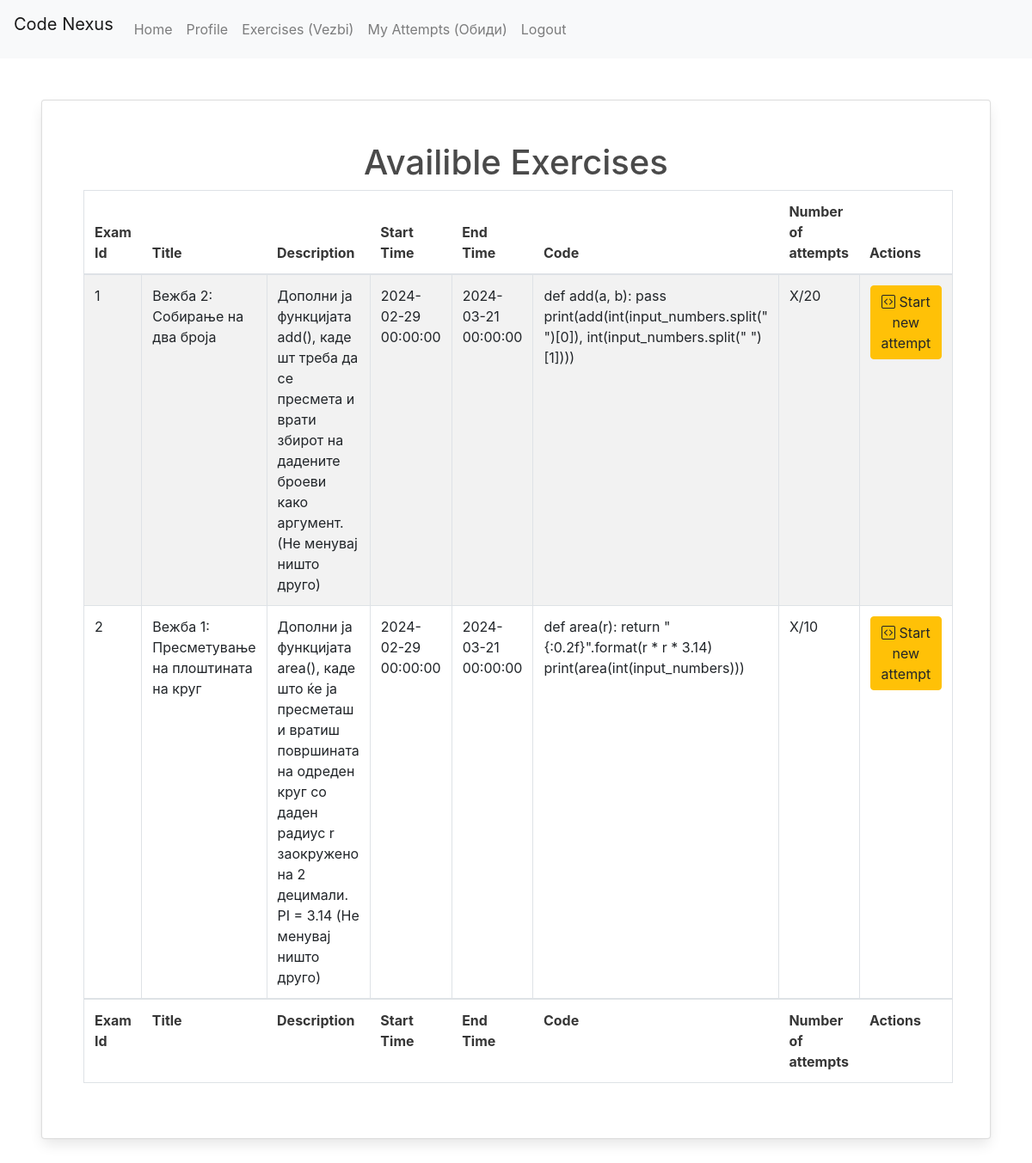
Screenshot of /exercises_api (signed in) with the database file from the repository.
### models.py (models this page shows)
class Exercise(db.Model):
    id = db.Column(db.Integer, primary_key=True)  # primary keys are required by SQLAlchemy
    title = db.Column(db.String(100), unique=False, nullable=False)
    description = db.Column(db.String(100000), unique=False, nullable=False)
    start_time = db.Column(db.DateTime, nullable=False)
    end_time = db.Column(db.DateTime, nullable=False)
    code = db.Column(db.String(1000000000), unique=False, nullable=False)
    number_of_attempts = db.Column(db.Integer, nullable=False)
    test_cases = db.Column(db.JSON, nullable=False)
    date_created = db.Column(db.DateTime, nullable=False)
    programming_language = db.Column(db.String(100), unique=False, nullable=False)
    visible = db.Column(db.Boolean, default=False, nullable=False)

### main.py (the view)
@main.route('/exercises_api', methods=['GET'])
def exercises_api():
    if current_user.is_authenticated:
        all_exercises = Exercise.query.all()
        return render_template('exercises_api.html', all_exercises=all_exercises)
    else:
        return redirect(url_for('main.index'))

### __init__.py (called while the page is built)
def create_app():
    global db
    db = SQLAlchemy()
    app = Flask(__name__)
    app.config['SECRET_KEY'] = 'secret-key-goes-here'
    app.config['SQLALCHEMY_DATABASE_URI'] = 'sqlite:///db.sqlite'
    db.init_app(app)
    login_manager = LoginManager()
    login_manager.login_view = 'auth.login'
    login_manager.init_app(app)
    from models import User
    @login_manager.user_loader
    def load_user(user_id):
        return User.query.get(int(user_id))
    from auth import auth as auth_blueprint
    app.register_blueprint(auth_blueprint)
    from main import main as main_blueprint
    app.register_blueprint(main_blueprint)
    with app.app_context():
        db.create_all()
        db.session.commit()
    return app

### templates/exercises_api.html (shortened to what this page needs)
{% extends 'base.html' %}
{% block bodycontent %}
<!DOCTYPE html>
<html lang="en">
<head>
    <link rel="stylesheet" href="https://cdn.jsdelivr.net/npm/bootstrap-icons@1.11.3/font/bootstrap-icons.min.css">
    <link rel="stylesheet" href="https://cdn.datatables.net/2.0.0/css/dataTables.dataTables.css" />
</head>
<body>
    <div class="card p-5 m-5">
        {% if current_user.is_authenticated and current_user.role.name !="ADMIN" %}
        <h1 class="text-center">Availible Exercises</h1>
        <table id="myTable" class="table table-striped display table-bordered" style="width:100%">
            <thead>
                <tr>
                    <th>Exam Id</th>
                    <th>Title</th>
                    <th>Description</th>
                    <th>Start Time</th>
                    <th>End Time</th>
                    <th>Code</th>
                    <th>Number of attempts</th>
                    <th>Actions</th>
                </tr>
            </thead>
            <tbody>
                {% for exercise in all_exercises%}
                    {% if exercise.visible%}
                        <tr>
                            <td>{{ exercise.id }}</td>
                            <td>{{ exercise.title }}</td>
                            <td>{{ exercise.description }}</td>
                            <td>{{ exercise.start_time }}</td>
                            <td>{{ exercise.end_time }}</td>
                            <td>{{ exercise.code }}</td>
                            <td>X/{{ exercise.number_of_attempts }}</td>
                            <td>
                                <form id="attemptForm{{exercise.id}}" name="attemptForm{{exercise.id}}" method="POST"
                                    style=" display:inline;"
                                    action="{{ url_for('main.exercise_detail_view', exercise_id=exercise.id) }}">
                                    <button class="btn btn-warning" onclick="StartNewAttempt('{{exercise.id}}')">
                                        <i class="bi bi-code-square"></i></i>
                                        Start new attempt
                                    </button>
                                </form>
                            </td>
                        </tr>
                    {% endif %}
                {% endfor %}
            </tbody>
            <tfoot>
                <th scope="th-sm">Exam Id</th>
                <th scope="th-sm">Title</th>
                <th scope="th-sm">Description</th>
                <th scope="th-sm">Start Time</th>
                <th scope="th-sm">End Time</th>
                <th scope="th-sm">Code</th>
                <th scope="th-sm">Number of attempts</th>
                <th scope="th-sm">Actions</th>
            </tfoot>
        </table>
        {% endif %}
    </div>
</body>
</html>
{% endblock %}

### templates/base.html (shortened to what this page needs)
<!DOCTYPE html>
<html>
<head>
    <link rel="stylesheet" href="https://cdnjs.cloudflare.com/ajax/libs/bulma/0.7.2/css/bulma.min.css"/>
    <link rel="stylesheet" href="https://cdn.jsdelivr.net/npm/bootstrap@4.4.1/dist/css/bootstrap.min.css"
>
</head>
<body>
<nav class="navbar navbar-expand-lg navbar-light bg-light">
    <a class="navbar-brand" href="#">Code Nexus</a>
    <div class="collapse navbar-collapse" id="navbarSupportedContent">
        <ul class="navbar-nav mr-auto" id="nvbr">
            <li class="nav-item">
                {% if request.path == '/' %}
                    <a
                            class="active nav-link"
                            href="{{ url_for('main.index') }}">Home</a>
                {% else %}
                    <a
                            class="nav-link"
                            href="{{ url_for('main.index') }}">Home</a>
                {% endif %}
            </li>
            {% if current_user.is_authenticated %}
                <li class="nav-item">
                    {% if request.path == '/profile' %}
                        <a class="nav-link active" href="{{ url_for('main.profile') }}">Profile</a>
                    {% else %}
                        <a class="nav-link" href="{{ url_for('main.profile') }}">Profile</a>
                    {% endif %}
                </li>
            {% endif %}
            {% if current_user.is_authenticated %}
                <li class="nav-item">
                    {% if request.path == '/exams' %}
                        <a class="nav-link active" href="{{ url_for('main.exercises_api') }}">Exercises (Vezbi)</a>
                    {% else %}
                        <a class="nav-link" href="{{ url_for('main.exercises_api') }}">Exercises (Vezbi)</a>
                    {% endif %}
                </li>
            {% endif %}
            {% if current_user.is_authenticated %}
                {% if request.path == '/my_attempts' %}
                    <a class="nav-link active" href="{{ url_for('main.my_attempts') }}">My Attempts (Обиди)</a>
                {% else %}
                    <a class="nav-link" href="{{ url_for('main.my_attempts') }}">My Attempts (Обиди)</a>
                {% endif %}
            {% endif %}
            {% if current_user.is_authenticated %}
                <li class="nav-item float-right">
                    <a class="nav-link" href="{{ url_for('auth.logout') }}">Logout</a>
                </li>
            {% endif %}
        </ul>
    </div>
</nav>
<div>
    {% block bodycontent %}
    {% endblock %}
</div>
</body>
</html>

### rows the page displays
Exercise: id "1", title "Вежба 2: Собирање на два броја", description "Дополни ја функцијата add(), каде шт треба да се пресмета и врати збирот на дадените броеви како аргумент. (Не менувај ништо друго)", start_time "2024-02-29 00:00:00", end_time "2024-03-21 00:00:00", code "def add(a, b): pass print(add(int(input_numbers.split(\" \")[0]), int(input_numbers.split(\" \")[1])))", number_of_attempts "20"
Exercise: id "2", title "Вежба 1: Пресметување на плоштината на круг", description "Дополни ја функцијата area(), каде што ќе ја пресметаш и вратиш површината на одреден круг со даден радиус r заокружено на 2 децимали. PI = 3.14 (Не менувај ништо друго)", start_time "2024-02-29 00:00:00", end_time "2024-03-21 00:00:00", code "def area(r): return \"{:0.2f}\".format(r * r * 3.14) print(area(int(input_numbers)))", number_of_attempts "10"
